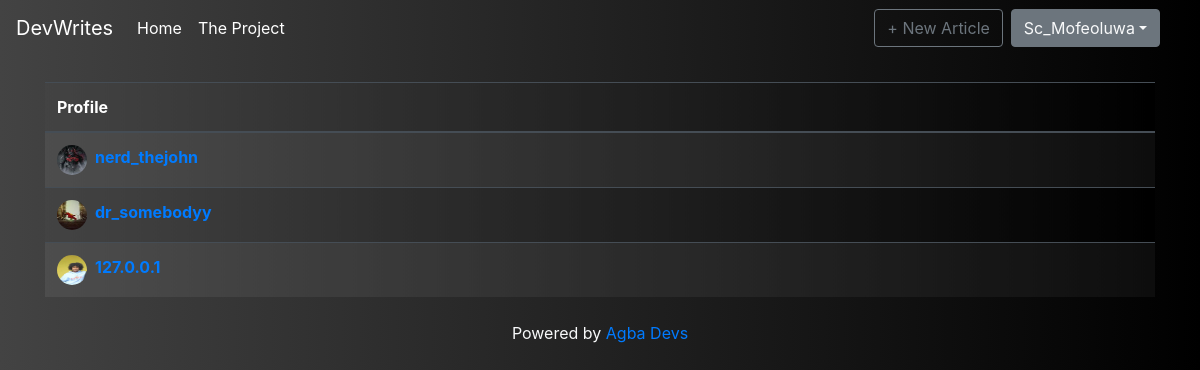
The app's page /Sc_Mofeoluwa/followers (signed in) with its own data.
### Social_Blog/models.py (models this page shows, shortened)
class User(db.Model, UserMixin):
    id = db.Column(db.Integer,primary_key=True)
    username = db.Column(db.String(20),unique=True,nullable=False)
    email = db.Column(db.String(40),unique=True,nullable=False)
    image_file = db.Column(db.String(20),nullable=False, default='default.jpg')
    bio = db.Column(db.String(120), nullable=False, default='Developer and Technical Writer')
    password = db.Column(db.String(60),nullable=False)
    posts = db.relationship('Post', backref='author', lazy=True)
    followed = db.relationship('Follow',foreign_keys=[Follow.follower_id],
                                backref=db.backref('follower',lazy='joined'),
                                lazy='dynamic',cascade='all, delete-orphan')
    followers = db.relationship('Follow',foreign_keys=[Follow.followed_id],
                                backref=db.backref('followed',lazy='joined'),
                                lazy='dynamic',cascade='all, delete-orphan')
    comments = db.relationship('Comment',backref='author',lazy='dynamic')

### Social_Blog/routes.py (the view)
@app.route('/<user>/followers')
@login_required
def followers(user):
    user = User.query.filter_by(username=user).first()
    users = []
    for i in user.followers:
        id = i.follower_id
        user_person = User.query.filter_by(id=id).first()
        users.append(user_person)
    if user.followers.count() == 0:
        return redirect(url_for("profile",user=user.username))
    return render_template('followers.html',users=users)

### Social_Blog/models.py (called while the page is built)
@login_manager.user_loader
def load_user(user_id:int):
     return User.query.get(user_id)

### Social_Blog/templates/followers.html
{% extends 'layout.html' %}
{% block body %}
<h3 class='text-light mt-4 mb-4 text-center'>DevWriters</h3>
<div class='container'>
    <table class='table table-striped table-dark table-striped mb-4 bg'>
        <thead>
            <tr>
                <th scope="col">Profile</th>
            </tr>
        </thead>
        <tbody>
            {% for user in users %}
                <tr>
                    <th scope='row'><img class='float-left find-image mr-2' src='{{ url_for("static",filename="images/"+ user.image_file)}}'><a class='link' href='{{url_for("profile",user=user.username)}}'>{{user.username}}</a></th>
                </tr>
            {% endfor %}
        </tbody>
    </table>
</div>
{% endblock %}

### Social_Blog/templates/layout.html (shortened to what this page needs)
<!DOCTYPE html>
<html>
    <head>
        <link rel="stylesheet" href="{{url_for('static',filename='css/bootstrap.min.css')}}">
        <link rel="stylesheet" href="{{url_for('static',filename='css/main.css')}}">
    </head>
    <body class="bg">
      <nav class="navbar navbar-expand-sm navbar-dark bg fixed-top">
        <a class="navbar-brand" href="#">DevWrites</a>
        <div class="collapse navbar-collapse" id="navbarsExample03">
          <ul class="navbar-nav mr-auto">
            <li class="nav-item active menu-bar">
              <a class="nav-link" href="{{url_for('home')}}">Home <span class="sr-only">(current)</span></a>
            </li>
            <li class="nav-item active menu-bar">
              <a class="nav-link" href="{{url_for('project')}}" >The Project</a>
            </li>
          </ul>
          {% if current_user.posts|length==0 %}
            <a class="btn btn-outline-secondary mr-2" href="{{url_for('new_post')}}">+ Your First Article</a>
          {% else %}
            <a class="btn btn-outline-secondary mr-2" href="{{url_for('new_post')}}">+ New Article</a>
          {% endif %}
          <form class="form-inline my-2 my-md-0">
            <div class="dropdown">
              <button class="btn btn-secondary dropdown-toggle text-light mr-4" type='button' id="dropdownMenuButton" data-toggle="dropdown" aria-haspopup="true" aria-expanded="false">{{current_user.username}}</button>
            </div>
          </form>
        </div>
      </nav>
      {% block body %} {% endblock %}
      <footer class="mastfoot mt-auto">
        <div class="inner">
          <p class='text-light text-center'>Powered by <a href="https://www.github.com/Johnkayode/Flask-blog">Agba Devs</a>
        </div>
      </footer>
    </body>
</html>

### Social_Blog/static/css/main.css (style rules this page uses)
.bg { background: #000000; background: -webkit-linear-gradient(to right, #434343, #000000); background: linear-gradient(to right, #434343, #000000); }
.container { display:flex; flex-wrap: wrap; justify-content: space-around; }
.find-image { width: 30px; height: 30px; border-radius: 50%; }

### records on screen
User: username "Sc_Mofeoluwa"
User: image_file (picture), username "nerd_thejohn"
User: image_file (picture), username "dr_somebodyy"
User: image_file (placeholder picture), username "127.0.0.1"
